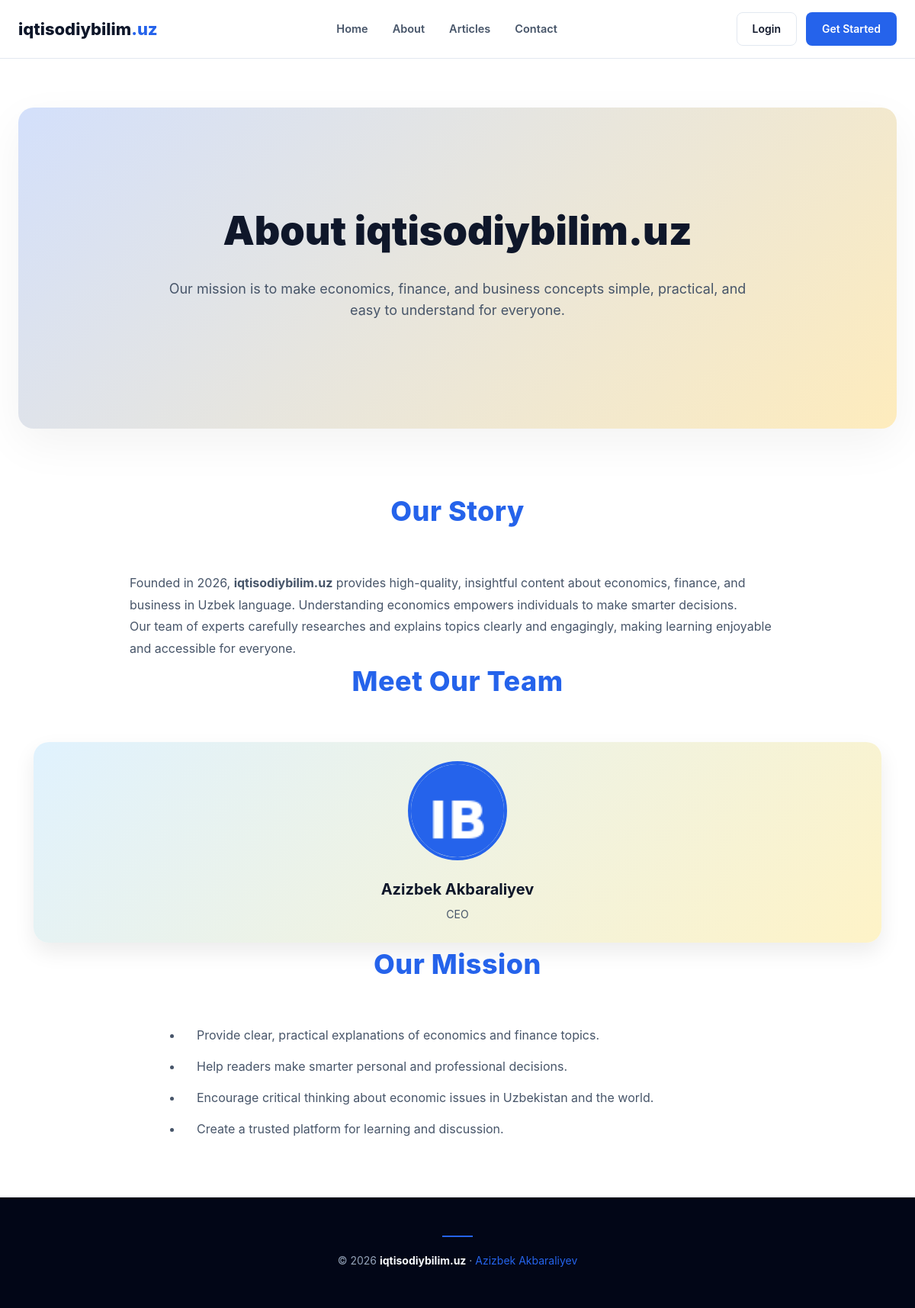
Page /about/ on the earlier database version.
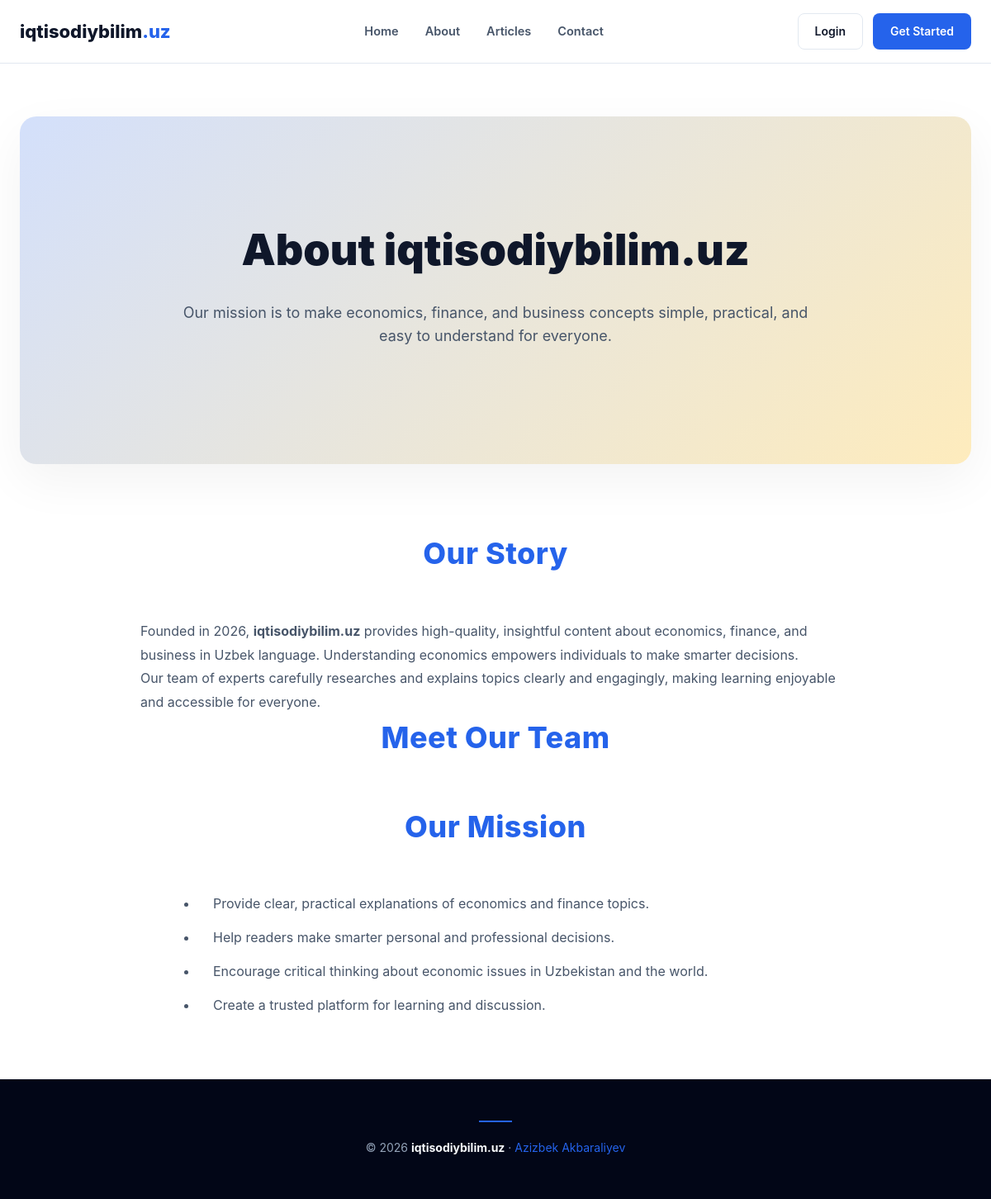
Same page on the later database version.
### user/models.py (models this page shows, shortened)
class Agent(models.Model):
    full_name = models.CharField(max_length=200)
    job = models.CharField(max_length=200)
    image = models.ImageField(upload_to='agents', null=True, blank=True)
    class Meta:
        verbose_name = 'Agent'
        verbose_name_plural = 'Agents'

### article/views.py (the view)
# urls.py: path('about/', AboutPage.as_view(), name='about'),
class AboutPage(View):
    def get(self, request):
        agents = Agent.objects.all()[:3]
        return render(request, 'about.html', {"agents": agents})

### config/global_context.py (called while the page is built)
def global_context(request):
    current_year = timezone.now().year
    categories = Category.objects.all()
    tags = Tag.objects.all()
    return {'current_year': current_year, 'categories': categories, 'tags': tags}

### templates/about.html (shortened to what this page needs)
{% extends "base.html" %}
{% load static %}
{% block extra_css %}
<link rel="stylesheet" href="{% static 'css/about.css' %}">
{% endblock %}
{% block content %}
<section class="about-hero">
    <div class="about-hero-container">
        <h1 class="about-title">About iqtisodiybilim.uz</h1>
        <p class="about-subtitle">
            Our mission is to make economics, finance, and business concepts simple, practical, and easy to understand for everyone.
        </p>
    </div>
</section>
<section class="section our-story">
    <div class="section-header">
        <h2 class="section-title">Our Story</h2>
    </div>
    <div class="story-content">
        <p>
            Founded in 2026, <strong>iqtisodiybilim.uz</strong> provides high-quality, insightful content about economics, finance, and business in Uzbek language.
            Understanding economics empowers individuals to make smarter decisions.
        </p>
        <p>
            Our team of experts carefully researches and explains topics clearly and engagingly, making learning enjoyable and accessible for everyone.
        </p>
    </div>
</section>
<section class="section our-team">
    <div class="section-header">
        <h2 class="section-title">Meet Our Team</h2>
    </div>
    <div class="team-grid">
        {% for a in agents %}
        <div class="team-member">
            <img src="{{ a.image.url }}" alt="{{ a.full_name }}">
            <h3>{{ a.full_name }}</h3>
            <p>{{ a.job }}</p>
        </div>
        {% endfor %}
    </div>
</section>
<section class="section our-mission">
    <div class="section-header">
        <h2 class="section-title">Our Mission</h2>
    </div>
    <div class="mission-content">
        <ul>
            <li>Provide clear, practical explanations of economics and finance topics.</li>
            <li>Help readers make smarter personal and professional decisions.</li>
            <li>Encourage critical thinking about economic issues in Uzbekistan and the world.</li>
            <li>Create a trusted platform for learning and discussion.</li>
        </ul>
    </div>
</section>
{% endblock %}

### templates/base.html (shortened to what this page needs)
{% load static %}
<!DOCTYPE html>
<html lang="en">
<head>
    <link rel="stylesheet" href="{% static 'css/base.css' %}">
    {% block extra_css %}{% endblock %}
</head>
<body>
    <header class="header">
        <nav class="nav-wrapper">
            <a href="/" class="brand">
                iqtisodiybilim<span>.uz</span>
            </a>
            <ul class="nav-list">
                <li><a href="/" class="nav-item">Home</a></li>
                <li><a href="/about/" class="nav-item">About</a></li>
                <li><a href="/articles/" class="nav-item">Articles</a></li>
                <li><a href="/contact/" class="nav-item">Contact</a></li>
            </ul>
            <div class="auth-buttons">
                {% if user.is_authenticated %}
                <a href="/dashboard/" class="btn btn--primary">Dashboard</a>
                <a href="/logout/" class="btn btn--ghost">Logout</a>
                {% else %}
                <a href="/login/" class="btn btn--ghost">Login</a>
                <a href="/register/" class="btn btn--primary">Get Started</a>
                {% endif %}
            </div>
        </nav>
    </header>
    <main class="content-area">
        <div class="main-container">
            {% block content %}{% endblock %}
        </div>
    </main>
    <footer class="footer">
        <div class="footer-container">
            <p class="copyright">
                &copy; {{ current_year }}
                <strong>iqtisodiybilim.uz</strong> ·
                <span>Azizbek Akbaraliyev</span>
            </p>
        </div>
    </footer>
</body>
</html>

### static/css/base.css (style rules this page uses)
:root { --primary: #2563eb; --primary-hover: #1d4ed8; --primary-soft: #eff6ff; --dark: #0f172a; --slate: #475569; --border: #e2e8f0; --bg-page: #ffffff; --bg-footer: #020617; --radius: 12px; --ease: all .3s cubic-bezier(.4, 0, .2, 1); --shadow: 0 10px 20px rgba(0, 0, 0, .06); }
*, *::before, *::after { margin: 0; padding: 0; box-sizing: border-box; }
body { font-family: Inter, system-ui, sans-serif; background: var(--bg-page); color: var(--dark); line-height: 1.6; }
a { text-decoration: none; color: inherit; transition: var(--ease); }
ul { list-style: none; }
.header { position: sticky; top: 0; z-index: 1000; background: rgba(255, 255, 255, .85); backdrop-filter: blur(12px); border-bottom: 1px solid var(--border); }
.nav-wrapper { max-width: 1200px; margin: auto; padding: 16px 24px; display: flex; align-items: center; justify-content: space-between; gap: 20px; }
.brand { font-size: 22px; font-weight: 800; }
.brand span { color: var(--primary); }
.nav-list { display: flex; gap: 32px; }
.nav-item { font-size: 14.5px; font-weight: 600; color: var(--slate); }
.auth-buttons { display: flex; gap: 12px; }
.btn { padding: 10px 20px; font-size: 14px; font-weight: 600; border-radius: 8px; border: 1px solid transparent; cursor: pointer; }
.btn--primary { background: var(--primary); color: #fff; }
.btn--ghost { border-color: var(--border); background: transparent; }
.content-area { min-height: 80vh; padding: 64px 0; }
.main-container { max-width: 1200px; margin: auto; padding: 0 24px; }
.footer { background: var(--bg-footer); padding: 50px 0; text-align: center; }
.footer-container { max-width: 1200px; margin: auto; padding: 0 24px; }
.footer-container::before { content: ""; display: block; width: 40px; height: 2px; background: var(--primary); margin: 0 auto 20px; }
.copyright { font-size: 14px; color: #94a3b8; }
.copyright strong { color: #f8fafc; }
.copyright span { color: var(--primary); }

### static/css/about.css (style rules this page uses)
.about-hero { padding: 120px 24px 140px; text-align: center; border-radius: 20px; background: linear-gradient(135deg, rgba(37, 99, 235, .2), rgba(251, 191, 36, .3)); box-shadow: 0 20px 60px rgba(0, 0, 0, .05); margin-bottom: 80px; }
.about-title { font-size: clamp(36px, 6vw, 52px); font-weight: 900; margin-bottom: 20px; color: var(--dark); }
.about-subtitle { max-width: 800px; margin: 0 auto; font-size: 18px; line-height: 1.6; color: var(--slate); }
.section-header { text-align: center; margin-bottom: 50px; }
.section-title { font-size: clamp(28px, 4vw, 36px); font-weight: 800; letter-spacing: .5px; color: var(--primary); }
.story-content { max-width: 900px; margin: 0 auto; padding: 0 20px; font-size: 16px; line-height: 1.8; color: var(--slate); }
.mission-content { max-width: 800px; margin: 0 auto; padding: 0 20px; font-size: 16px; line-height: 1.8; color: var(--slate); }
.mission-content ul { padding-left: 20px; list-style: disc; }
.mission-content li { margin-bottom: 12px; position: relative; padding-left: 18px; }

Differences in the rows shown:
removed Agent: image (picture), full_name "Azizbek Akbaraliyev", job "CEO"
